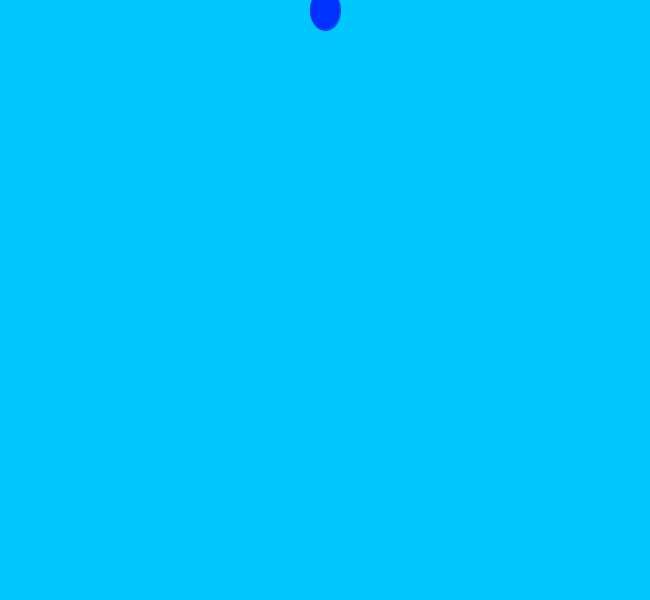
Frame 1 (no input)
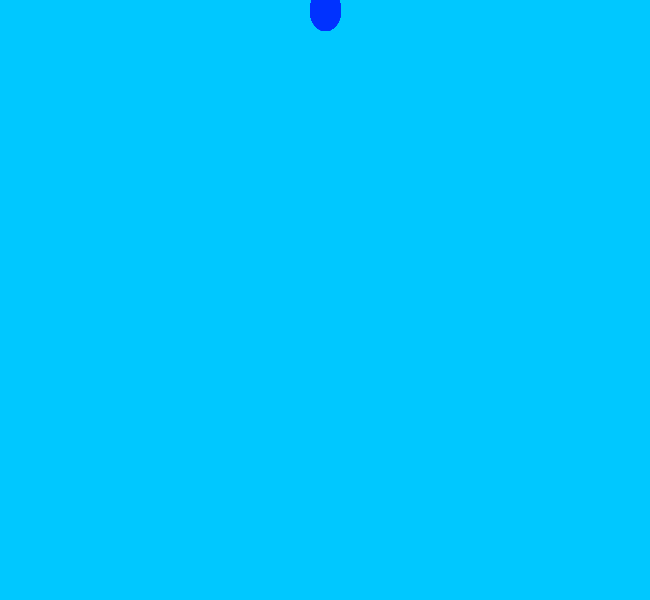
Frame 60 (the mouse pressed at the canvas centre just before this capture)
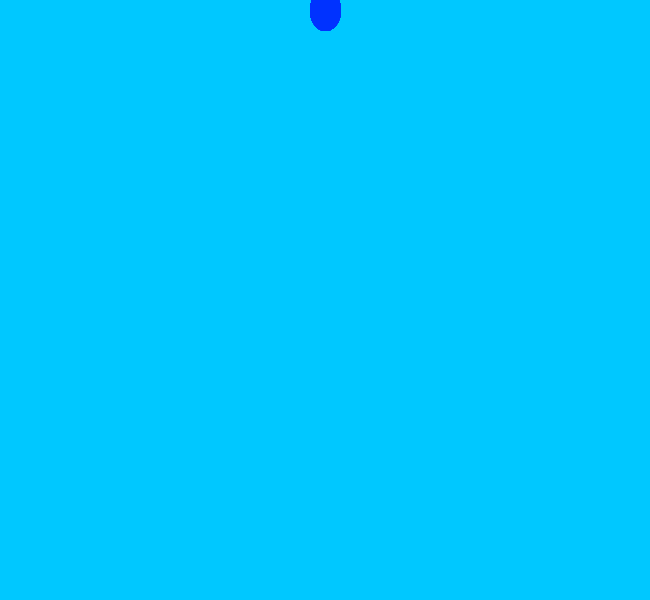
Frame 120 (the mouse held since frame 60 and released just before this capture)

The Processing sketch that drew these frames (run headless with seeded random() and noise(); from frame 60 on, the mouse is pressed at the canvas centre):

// Processing sketch: rainGame
// ── rainGame.pde

void setup(){
  size(650, 600);
  background(0, 200, 255);
}

void draw(){
  fill(0, 50, 255);
  stroke(0, 50, 255);
  ellipse(325, 10, 30, 40);
  
}
